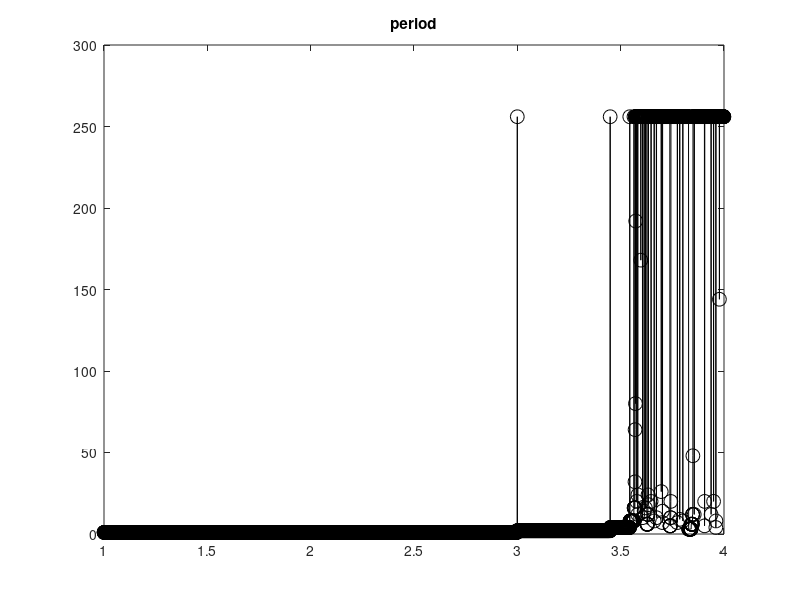

Here is the MATLAB script that generated this plot: (Note: this script raises an error after producing the figure.)
clear;  
%clear out any previous definitions
data=load('periods.txt');
%import the data

f=figure;
%create a figure called f.

hold all
%the flag hold means we are going to add data to the plot, rather than replace data.  
% this is not necessary for this example, but may be needed when combining data.

set(f,'Visible','on');
%the chart will pop up if 'on' is selected.  You can use 'off' as well


plot(data(:,1),data(:,2),'-o','MarkerSize',10,'color','black');
% This is the actual plot.  
% the dash in front of the o connects the points.

title('period');
%writes to the top of the plot

box on
%puts a box all around the plot (instead of just x-y axes)

ax=gca;
% gca means "get current axes".  If you wnat to modify the axes, this is how.

ax.FontSize=12;
%sets the font size for the axes

set(ax,'Xscale','log');
set(ax,'Yscale','log');

xlabel('r');
ylabel('period');
%labels the axes 

saveas(gcf,'period','epsc');
%prints the figure to an eps file.  You should usually use eps instead of pdf if possible. 

hold off
